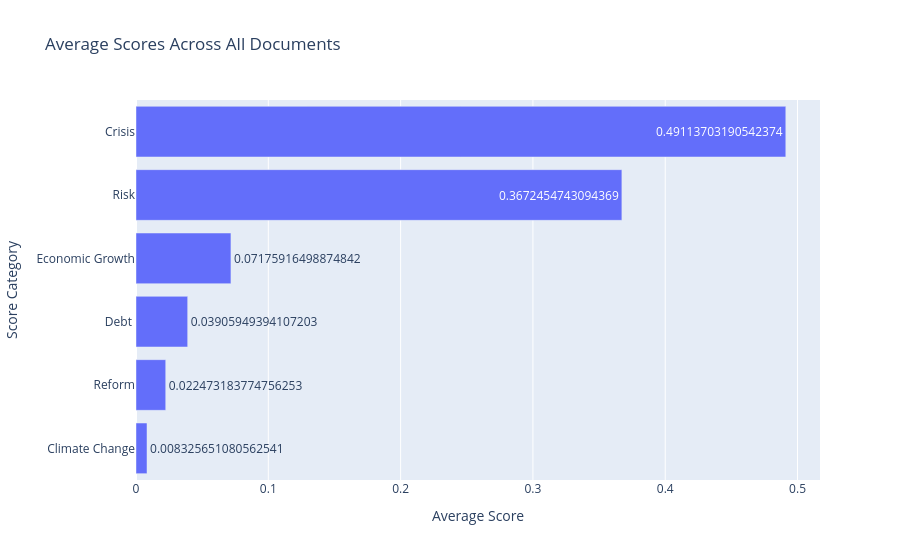

The cell this chart's notebook holds for it:
### Code cell
# Aggregate scores by Score Type (calculate average over all documents)
data_avg = data_melted.groupby("Score Type", as_index=False)["Score"].mean()

# Sort scores from highest to lowest
data_avg = data_avg.sort_values(by="Score", ascending=False)

# Create bar chart
fig = px.bar(data_avg, x="Score", y="Score Type", orientation="h", 
             title="Average Scores Across All Documents",
             labels={"Score": "Average Score", "Score Type": "Score Category"},
             text="Score")

fig.update_layout(
    xaxis_title="Average Score",
    yaxis_title="Score Category",
    yaxis=dict(categoryorder="total ascending"),  # Ensure highest score is at the top
    showlegend=False
)

fig.show()

### Figure 1 — Plotly figure (JSON) as saved in the notebook; plotly's stock layout.template omitted (floating-point values rounded to 4 significant figures)
{"data": [{"hovertemplate": "Average Score=%{text}<br>Score Category=%{y}<extra></extra>", "legendgroup": "", "marker": {"color": "#636efa", "pattern": {"shape": ""}}, "name": "", "orientation": "h", "showlegend": false, "text": [0.4911, 0.3672, 0.07176, 0.03906, 0.02247, 0.008326], "textposition": "auto", "type": "bar", "x": [0.4911, 0.3672, 0.07176, 0.03906, 0.02247, 0.008326], "xaxis": "x", "y": ["Crisis", "Risk", "Economic Growth", "Debt ", "Reform", "Climate Change"], "yaxis": "y"}], "layout": {"barmode": "relative", "legend": {"tracegroupgap": 0}, "showlegend": false, "title": {"text": "Average Scores Across All Documents"}, "xaxis": {"anchor": "y", "domain": [0, 1], "title": {"text": "Average Score"}}, "yaxis": {"anchor": "x", "categoryorder": "total ascending", "domain": [0, 1], "title": {"text": "Score Category"}}}}
